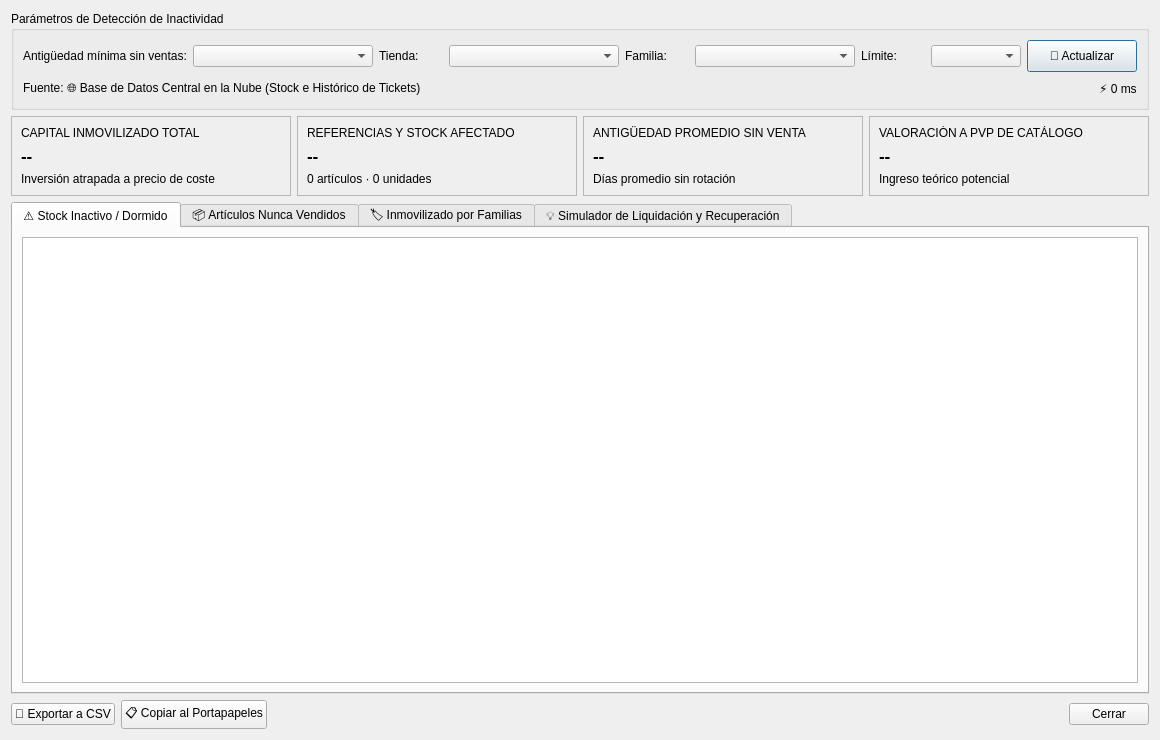
<?xml version="1.0" encoding="UTF-8"?>
<ui version="4.0">
 <class>DialogEstadisticasStockMuerto</class>
 <widget class="QDialog" name="DialogEstadisticasStockMuerto">
  <property name="geometry">
   <rect>
    <x>0</x>
    <y>0</y>
    <width>1160</width>
    <height>740</height>
   </rect>
  </property>
  <property name="windowTitle">
   <string>Control de Stock Muerto, Inactividad y Optimización de Inventario</string>
  </property>
  <layout class="QVBoxLayout" name="verticalLayoutMain">
   <item>
    <widget class="QGroupBox" name="groupBoxFiltros">
     <property name="title">
      <string>Parámetros de Detección de Inactividad</string>
     </property>
     <layout class="QVBoxLayout" name="verticalLayoutFiltros">
      <item>
       <layout class="QHBoxLayout" name="layoutFiltros">
        <item>
         <widget class="QLabel" name="labelDias">
          <property name="text">
           <string>Antigüedad mínima sin ventas:</string>
          </property>
         </widget>
        </item>
        <item>
         <widget class="QComboBox" name="comboDias">
          <property name="minimumSize">
           <size>
            <width>180</width>
            <height>0</height>
           </size>
          </property>
         </widget>
        </item>
        <item>
         <widget class="QLabel" name="labelTienda">
          <property name="text">
           <string>Tienda:</string>
          </property>
         </widget>
        </item>
        <item>
         <widget class="QComboBox" name="comboTienda">
          <property name="minimumSize">
           <size>
            <width>170</width>
            <height>0</height>
           </size>
          </property>
         </widget>
        </item>
        <item>
         <widget class="QLabel" name="labelFamilia">
          <property name="text">
           <string>Familia:</string>
          </property>
         </widget>
        </item>
        <item>
         <widget class="QComboBox" name="comboFamilia">
          <property name="minimumSize">
           <size>
            <width>160</width>
            <height>0</height>
           </size>
          </property>
         </widget>
        </item>
        <item>
         <widget class="QLabel" name="labelLimite">
          <property name="text">
           <string>Límite:</string>
          </property>
         </widget>
        </item>
        <item>
         <widget class="QComboBox" name="comboLimite">
          <property name="minimumSize">
           <size>
            <width>90</width>
            <height>0</height>
           </size>
          </property>
         </widget>
        </item>
        <item>
         <widget class="QPushButton" name="btnActualizar">
          <property name="minimumSize">
           <size>
            <width>110</width>
            <height>32</height>
           </size>
          </property>
          <property name="text">
           <string>🔄 Actualizar</string>
          </property>
         </widget>
        </item>
       </layout>
      </item>
      <item>
       <layout class="QHBoxLayout" name="layoutEstado">
        <item>
         <widget class="QLabel" name="labelOrigen">
          <property name="text">
           <string>Fuente: 🌐 Base de Datos Central en la Nube (Stock e Histórico de Tickets)</string>
          </property>
         </widget>
        </item>
        <item>
         <spacer name="horizontalSpacerEstado">
          <property name="orientation">
           <enum>Qt::Orientation::Horizontal</enum>
          </property>
          <property name="sizeHint" stdset="0">
           <size>
            <width>40</width>
            <height>20</height>
           </size>
          </property>
         </spacer>
        </item>
        <item>
         <widget class="QLabel" name="labelTiempoConsulta">
          <property name="text">
           <string>⚡ 0 ms</string>
          </property>
         </widget>
        </item>
       </layout>
      </item>
     </layout>
    </widget>
   </item>
   <item>
    <layout class="QHBoxLayout" name="layoutTarjetasKPI">
     <item>
      <widget class="QFrame" name="kpiCapitalInmovilizadoFrame">
       <property name="frameShape">
        <enum>QFrame::Shape::StyledPanel</enum>
       </property>
       <layout class="QVBoxLayout" name="vLayoutKPI1">
        <item>
         <widget class="QLabel" name="kpiCapitalInmovilizadoTitulo">
          <property name="text">
           <string>CAPITAL INMOVILIZADO TOTAL</string>
          </property>
         </widget>
        </item>
        <item>
         <widget class="QLabel" name="kpiCapitalInmovilizadoValor">
          <property name="font">
           <font>
            <pointsize>13</pointsize>
            <bold>true</bold>
           </font>
          </property>
          <property name="text">
           <string>--</string>
          </property>
         </widget>
        </item>
        <item>
         <widget class="QLabel" name="kpiCapitalInmovilizadoSub">
          <property name="text">
           <string>Inversión atrapada a precio de coste</string>
          </property>
         </widget>
        </item>
       </layout>
      </widget>
     </item>
     <item>
      <widget class="QFrame" name="kpiArticulosAfectadosFrame">
       <property name="frameShape">
        <enum>QFrame::Shape::StyledPanel</enum>
       </property>
       <layout class="QVBoxLayout" name="vLayoutKPI2">
        <item>
         <widget class="QLabel" name="kpiArticulosAfectadosTitulo">
          <property name="text">
           <string>REFERENCIAS Y STOCK AFECTADO</string>
          </property>
         </widget>
        </item>
        <item>
         <widget class="QLabel" name="kpiArticulosAfectadosValor">
          <property name="font">
           <font>
            <pointsize>13</pointsize>
            <bold>true</bold>
           </font>
          </property>
          <property name="text">
           <string>--</string>
          </property>
         </widget>
        </item>
        <item>
         <widget class="QLabel" name="kpiArticulosAfectadosSub">
          <property name="text">
           <string>0 artículos · 0 unidades</string>
          </property>
         </widget>
        </item>
       </layout>
      </widget>
     </item>
     <item>
      <widget class="QFrame" name="kpiAntiguedadMediaFrame">
       <property name="frameShape">
        <enum>QFrame::Shape::StyledPanel</enum>
       </property>
       <layout class="QVBoxLayout" name="vLayoutKPI3">
        <item>
         <widget class="QLabel" name="kpiAntiguedadMediaTitulo">
          <property name="text">
           <string>ANTIGÜEDAD PROMEDIO SIN VENTA</string>
          </property>
         </widget>
        </item>
        <item>
         <widget class="QLabel" name="kpiAntiguedadMediaValor">
          <property name="font">
           <font>
            <pointsize>13</pointsize>
            <bold>true</bold>
           </font>
          </property>
          <property name="text">
           <string>--</string>
          </property>
         </widget>
        </item>
        <item>
         <widget class="QLabel" name="kpiAntiguedadMediaSub">
          <property name="text">
           <string>Días promedio sin rotación</string>
          </property>
         </widget>
        </item>
       </layout>
      </widget>
     </item>
     <item>
      <widget class="QFrame" name="kpiValorVentaFrame">
       <property name="frameShape">
        <enum>QFrame::Shape::StyledPanel</enum>
       </property>
       <layout class="QVBoxLayout" name="vLayoutKPI4">
        <item>
         <widget class="QLabel" name="kpiValorVentaTitulo">
          <property name="text">
           <string>VALORACIÓN A PVP DE CATÁLOGO</string>
          </property>
         </widget>
        </item>
        <item>
         <widget class="QLabel" name="kpiValorVentaValor">
          <property name="font">
           <font>
            <pointsize>13</pointsize>
            <bold>true</bold>
           </font>
          </property>
          <property name="text">
           <string>--</string>
          </property>
         </widget>
        </item>
        <item>
         <widget class="QLabel" name="kpiValorVentaSub">
          <property name="text">
           <string>Ingreso teórico potencial</string>
          </property>
         </widget>
        </item>
       </layout>
      </widget>
     </item>
    </layout>
   </item>
   <item>
    <widget class="QTabWidget" name="tabWidgetStockMuerto">
     <property name="currentIndex">
      <number>0</number>
     </property>
     <widget class="QWidget" name="tabStockMuerto">
      <attribute name="title">
       <string>⚠️ Stock Inactivo / Dormido</string>
      </attribute>
      <layout class="QVBoxLayout" name="vLayoutTab1">
       <item>
        <widget class="QTableView" name="tablaStockMuerto">
         <property name="alternatingRowColors">
          <bool>true</bool>
         </property>
         <property name="selectionBehavior">
          <enum>QAbstractItemView::SelectionBehavior::SelectRows</enum>
         </property>
         <property name="sortingEnabled">
          <bool>true</bool>
         </property>
        </widget>
       </item>
      </layout>
     </widget>
     <widget class="QWidget" name="tabNuncaVendidos">
      <attribute name="title">
       <string>📦 Artículos Nunca Vendidos</string>
      </attribute>
      <layout class="QVBoxLayout" name="vLayoutTab2">
       <item>
        <widget class="QTableView" name="tablaNuncaVendidos">
         <property name="alternatingRowColors">
          <bool>true</bool>
         </property>
         <property name="selectionBehavior">
          <enum>QAbstractItemView::SelectionBehavior::SelectRows</enum>
         </property>
         <property name="sortingEnabled">
          <bool>true</bool>
         </property>
        </widget>
       </item>
      </layout>
     </widget>
     <widget class="QWidget" name="tabInmovilizadoFamilias">
      <attribute name="title">
       <string>🏷️ Inmovilizado por Familias</string>
      </attribute>
      <layout class="QVBoxLayout" name="vLayoutTab3">
       <item>
        <widget class="QTableView" name="tablaInmovilizadoFamilias">
         <property name="alternatingRowColors">
          <bool>true</bool>
         </property>
         <property name="selectionBehavior">
          <enum>QAbstractItemView::SelectionBehavior::SelectRows</enum>
         </property>
         <property name="sortingEnabled">
          <bool>true</bool>
         </property>
        </widget>
       </item>
      </layout>
     </widget>
     <widget class="QWidget" name="tabSimuladorLiquidacion">
      <attribute name="title">
       <string>💡 Simulador de Liquidación y Recuperación</string>
      </attribute>
      <layout class="QVBoxLayout" name="vLayoutTab4">
       <item>
        <widget class="QFrame" name="frameSimulador">
         <property name="frameShape">
          <enum>QFrame::Shape::StyledPanel</enum>
         </property>
         <layout class="QHBoxLayout" name="layoutControlesSimulador">
          <item>
           <widget class="QLabel" name="labelDescuento">
            <property name="text">
             <string>Descuento propuesto para liquidar:</string>
            </property>
           </widget>
          </item>
          <item>
           <widget class="QComboBox" name="comboDescuento">
            <property name="minimumSize">
             <size>
              <width>220</width>
              <height>0</height>
             </size>
            </property>
           </widget>
          </item>
          <item>
           <spacer name="spacerSimulador">
            <property name="orientation">
             <enum>Qt::Orientation::Horizontal</enum>
            </property>
            <property name="sizeHint" stdset="0">
             <size>
              <width>40</width>
              <height>20</height>
             </size>
            </property>
           </spacer>
          </item>
          <item>
           <widget class="QLabel" name="labelCajaRecuperableTitulo">
            <property name="text">
             <string>💰 Liquidez rápida recuperable estimada:</string>
            </property>
           </widget>
          </item>
          <item>
           <widget class="QLabel" name="labelCajaRecuperableValor">
            <property name="font">
             <font>
              <pointsize>12</pointsize>
              <bold>true</bold>
             </font>
            </property>
            <property name="text">
             <string>0,00 €</string>
            </property>
           </widget>
          </item>
         </layout>
        </widget>
       </item>
       <item>
        <widget class="QTableView" name="tablaLiquidacion">
         <property name="alternatingRowColors">
          <bool>true</bool>
         </property>
         <property name="selectionBehavior">
          <enum>QAbstractItemView::SelectionBehavior::SelectRows</enum>
         </property>
         <property name="sortingEnabled">
          <bool>true</bool>
         </property>
        </widget>
       </item>
      </layout>
     </widget>
    </widget>
   </item>
   <item>
    <layout class="QHBoxLayout" name="layoutAccionesInferior">
     <item>
      <widget class="QPushButton" name="btnExportarCSV">
       <property name="text">
        <string>📄 Exportar a CSV</string>
       </property>
      </widget>
     </item>
     <item>
      <widget class="QPushButton" name="btnCopiarTabla">
       <property name="text">
        <string>📋 Copiar al Portapapeles</string>
       </property>
      </widget>
     </item>
     <item>
      <spacer name="horizontalSpacerAcciones">
       <property name="orientation">
        <enum>Qt::Orientation::Horizontal</enum>
       </property>
       <property name="sizeHint" stdset="0">
        <size>
         <width>40</width>
         <height>20</height>
        </size>
       </property>
      </spacer>
     </item>
     <item>
      <widget class="QPushButton" name="btnCerrar">
       <property name="text">
        <string>Cerrar</string>
       </property>
      </widget>
     </item>
    </layout>
   </item>
  </layout>
 </widget>
 <resources/>
 <connections>
  <connection>
   <sender>btnCerrar</sender>
   <signal>clicked()</signal>
   <receiver>DialogEstadisticasStockMuerto</receiver>
   <slot>accept()</slot>
   <hints>
    <hint type="sourcelabel">
     <x>1100</x>
     <y>715</y>
    </hint>
    <hint type="destinationlabel">
     <x>579</x>
     <y>369</y>
    </hint>
   </hints>
  </connection>
 </connections>
</ui>
